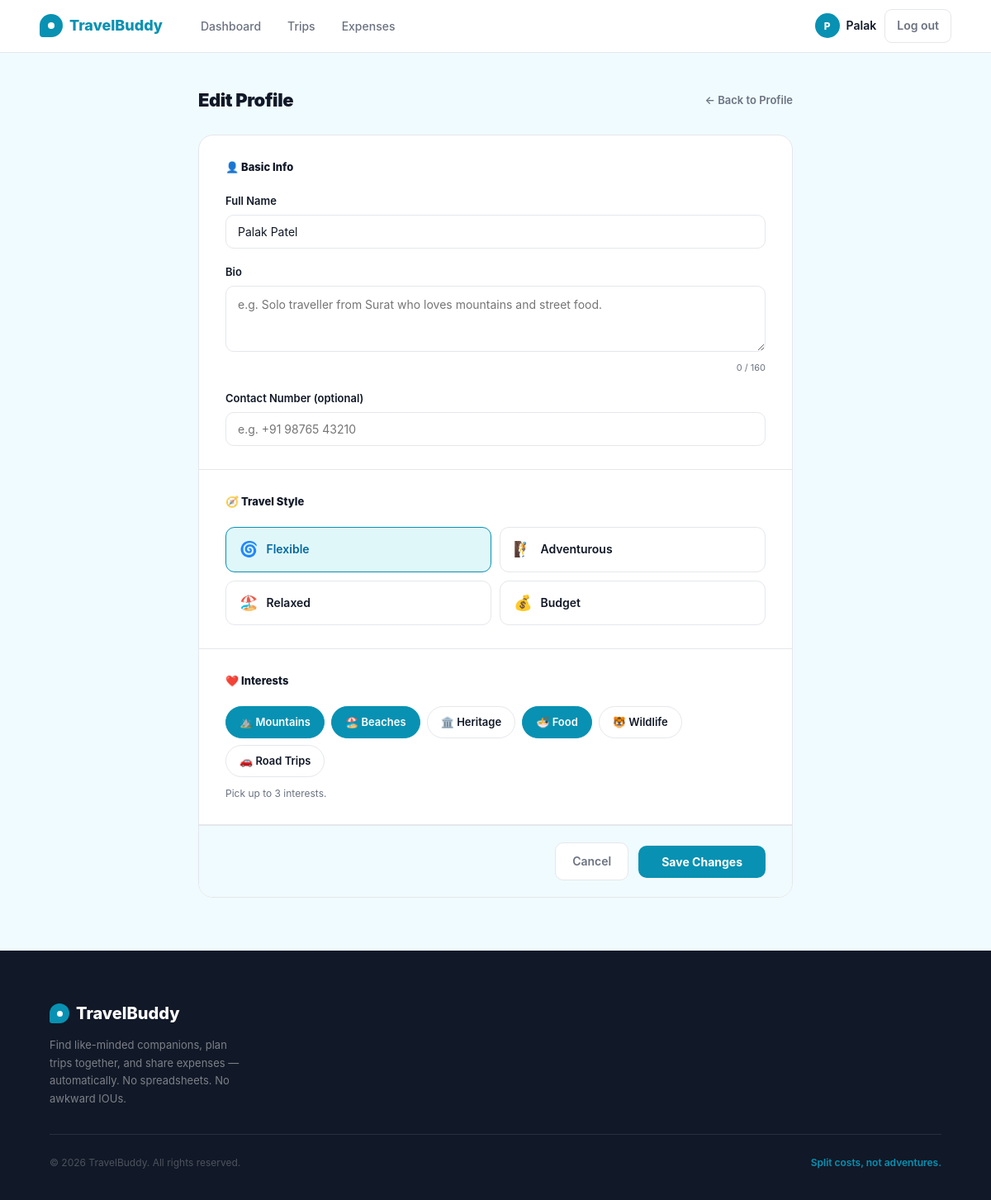
The app's page /profile/edit (signed in) with its own data.
### app/models.py (models this page shows, shortened)
class User(db.Model, UserMixin):
    __tablename__ = 'users'
    id             = db.Column(db.Integer, primary_key=True)
    name           = db.Column(db.String(100), nullable=False)
    email          = db.Column(db.String(150), unique=True, nullable=False)
    password_hash  = db.Column(db.String(255), nullable=False)
    travel_style   = db.Column(db.String(50), default='flexible')
    bio            = db.Column(db.Text, default='')
    interests      = db.Column(db.String(255), default='')
    phone          = db.Column(db.String(20), default='')
    created_at     = db.Column(db.DateTime, default=lambda: datetime.now(timezone.utc))
    api_key        = db.Column(db.String(64), unique=True, nullable=True, index=True)
    def interests_list(self):
        return [i.strip() for i in self.interests.split(',') if i.strip()] if self.interests else []
    owned_trips    = db.relationship('Trip', back_populates='owner', lazy='dynamic')
    memberships    = db.relationship('TripMember', back_populates='user', lazy='dynamic')
    expenses_paid  = db.relationship('Expense', back_populates='paid_by', lazy='dynamic')

### app/profile/routes.py (the view, shortened to what this page needs)
@profile.route('/profile/edit', methods=['GET', 'POST'])
@login_required
def edit():
    form = ProfileForm(obj=current_user)
    selected_interests = current_user.interests_list()
    return render_template('profile/edit.html',
                           form=form,
                           all_interests=INTERESTS,
                           selected_interests=selected_interests)

### app/profile/forms.py
class ProfileForm(FlaskForm):
    name = StringField('Full Name', validators=[
        DataRequired(message='Name is required.'),
        Length(min=2, max=100, message='Name must be between 2 and 100 characters.')
    ])
    bio = TextAreaField('Bio', validators=[
        Optional(),
        Length(max=160, message='Bio must be 160 characters or fewer.')
    ])
    travel_style = SelectField('Travel Style', choices=TRAVEL_STYLES, validators=[
        DataRequired()
    ])
    phone = StringField('Contact Number (optional)', validators=[
        Optional(),
        Regexp(r'^[0-9+\-\s]{7,15}$', message='Enter a valid phone number.')
    ])
    submit = SubmitField('Save Changes')

### app/models.py (called while the page is built)
@login_manager.user_loader
def load_user(user_id):
    return db.session.get(User, int(user_id))

### app/templates/profile/edit.html (shortened to what this page needs)
{% extends "base.html" %}
{% block content %}
<div class="profile-page">
  <div class="profile-inner">
    <div class="page-header">
      <h1 class="page-title">Edit Profile</h1>
      <a href="{{ url_for('profile.view') }}" class="btn-back">← Back to Profile</a>
    </div>
    <form method="POST" action="{{ url_for('profile.edit') }}" novalidate id="profileForm">
      <div class="edit-card">
        <div class="edit-section">
          <div class="edit-section-title">👤 Basic Info</div>
          <div class="form-group">
            {{ form.name.label }}
            {{ form.name(placeholder="Your full name",
                         class="input-error" if form.name.errors else "") }}
          </div>
          <div class="form-group">
            {{ form.bio.label }}
            {{ form.bio(placeholder="e.g. Solo traveller from Surat who loves mountains and street food.",
                        maxlength=160,
                        class="input-error" if form.bio.errors else "",
                        id="bioField") }}
            <div class="char-hint"><span id="charCount">0</span> / 160</div>
          </div>
          <div class="form-group">
            {{ form.phone.label }}
            {{ form.phone(placeholder="e.g. +91 98765 43210", class="input-error" if form.phone.errors else "") }}
          </div>
        </div>
        <div class="edit-section">
          <div class="edit-section-title">🧭 Travel Style</div>
          <div class="style-options">
            {% set style_meta = [
              ('flexible',    '🌀', 'Flexible'),
              ('adventurous', '🧗', 'Adventurous'),
              ('relaxed',     '🏖️', 'Relaxed'),
              ('budget',      '💰', 'Budget'),
            ] %}
            {% for value, icon, label in style_meta %}
              <div class="style-option">
                <label for="style_{{ value }}" class="style-label">
                  <span class="style-icon">{{ icon }}</span>
                  {{ label }}
                </label>
              </div>
            {% endfor %}
          </div>
        </div>
        <div class="edit-section">
          <div class="edit-section-title">❤️ Interests</div>
          {% set interest_icons = {
            'Mountains':  '⛰️',
            'Beaches':    '🏖️',
            'Heritage':   '🏛️',
            'Food':       '🍜',
            'Wildlife':   '🐯',
            'Road Trips': '🚗'
          } %}
          <div class="interest-options" id="interestGroup">
            {% for interest in all_interests %}
              <div class="interest-option">
                <label for="int_{{ loop.index }}" class="interest-label">
                  {{ interest_icons.get(interest, '✨') }} {{ interest }}
                </label>
              </div>
            {% endfor %}
          </div>
          <p class="interest-hint">Pick up to 3 interests.</p>
        </div>
        <div class="edit-actions">
          <a href="{{ url_for('profile.view') }}" class="btn-cancel">Cancel</a>
          <button type="submit" class="btn-save">Save Changes</button>
        </div>
      </div>
    </form>
  </div>
</div>
{% endblock %}

### app/templates/base.html (shortened to what this page needs)
<!DOCTYPE html>
<html lang="en">
<head>
</head>
<body>
<nav>
  <a href="{{ url_for('main.home') }}" class="logo">
    <div class="logo-icon"></div>
    TravelBuddy
  </a>
  {% if current_user.is_authenticated %}
    <ul class="nav-links">
      <li><a href="{{ url_for('dashboard.index') }}" {% if request.endpoint == 'dashboard.index' %}class="active"{% endif %}>Dashboard</a></li>
      <li><a href="{{ url_for('trips.index') }}" {% if request.endpoint and request.endpoint.startswith('trips.') %}class="active"{% endif %}>Trips</a></li>
      <li><a href="{{ url_for('expenses.my_expenses') }}" {% if request.endpoint == 'expenses.my_expenses' %}class="active"{% endif %}>Expenses</a></li>
    </ul>
    <div class="nav-right">
      <div class="nav-user">
        <div class="nav-avatar">{{ current_user.name[0].upper() }}</div>
        <a href="{{ url_for('profile.view') }}" style="color:inherit;">{{ current_user.name.split()[0] }}</a>
      </div>
      <a href="{{ url_for('auth.logout') }}" class="btn-logout">Log out</a>
    </div>
  {% endif %}
</nav>
{% block content %}{% endblock %}
<footer>
  <div class="footer-inner">
    <div class="footer-top">
      <div class="footer-brand">
        <div class="footer-logo">
          <div class="footer-logo-icon"></div>
          TravelBuddy
        </div>
        <p>Find like-minded companions, plan trips together, and share expenses — automatically. No spreadsheets. No awkward IOUs.</p>
      </div>
    </div>
    <div class="footer-bottom">
      <p class="footer-copy">© 2026 TravelBuddy. All rights reserved.</p>
      <p class="footer-tagline-bottom">Split costs, not adventures.</p>
    </div>
  </div>
</footer>
</body>
</html>

### records on screen
User: name "P", name "Palak", name "Palak Patel"

### other values on screen
{{ icon }} "🌀" "🧗" "🏖️" "💰"
{{ label }} "Flexible" "Adventurous" "Relaxed" "Budget"
{{ interest_icons.get(interest, '✨') }} "⛰️" "🏖️" "🏛️" "🍜" "🐯" "🚗"
{{ interest }} "Mountains" "Beaches" "Heritage" "Food" "Wildlife" "Road Trips"
